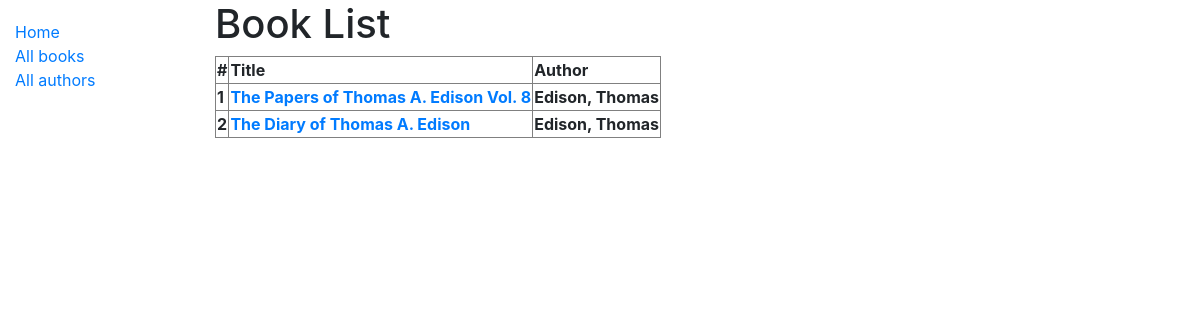
/catalog/books/, run on the app's committed database.
### Catalog/models.py (models this page shows, shortened)
class Book(models.Model):
    title = models.CharField(max_length=200)
    author = models.ForeignKey('Author', on_delete=models.SET_NULL, null=True)
    summary = models.TextField(max_length=1000, help_text='Enter a brief description of the book')
    isbn = models.CharField('ISBN', max_length=13, help_text='13 Character <a href="https://www.isbn-international.org/content/what-isbn">ISBN number</a>')
    genre = models.ManyToManyField(Genre, help_text='Select a genre for this book')
    language = models.ManyToManyField(Translation, help_text='Select a language of that book')
    def get_absolute_url(self):
        return reverse('book-detail', args=[str(self.id)])

class Author(models.Model):
    first_name = models.CharField(max_length=100)
    last_name = models.CharField(max_length=100)
    date_of_birth = models.DateField(null=True, blank=True)
    date_of_death = models.DateField('Died', null=True, blank=True)
    class Meta:
        ordering = ['last_name', 'first_name']
    def __str__(self):
        return f'{self.last_name}, {self.first_name}'

### Catalog/views.py (the view)
# urls.py: path('books/', views.BookListView.as_view(), name='books'),
class BookListView(generic.ListView):
    model = Book
    def get_queryset(self):
        return Book.objects.filter(title__icontains='Thomas')[:5] # Get 5 books containing the title war
    def get_context_data(self, **kwargs):
        context = super(BookListView, self).get_context_data(**kwargs)
        context['test_data'] = 'This is just some data'
        return context

### Catalog/templates/Catalog/book_list.html
{% extends "base_generic.html" %}
{% block content %}
  <h1>Book List</h1>
  {% if book_list %}
  <table border=1>
    <tr>
      <th> # </th>
      <th> Title </th>
      <th> Author </th>
    </tr>
    {% for book in book_list %}
    <tr>
      <th> {{ book.id }} </th>
      <th> <a href="{{ book.get_absolute_url }}"> {{ book.title }} </a></th>
      <th> {{book.author}} </th>
    </tr>
    {% endfor %}
  </table>
  {% else %}
  <p>There are no books in the library.</p>
  {% endif %}
{% endblock %}

### Catalog/templates/base_generic.html (shortened to what this page needs)
<!DOCTYPE html>
<html lang="en">
<head>
  <link rel="stylesheet" href="https://stackpath.bootstrapcdn.com/bootstrap/4.1.3/css/bootstrap.min.css">
  {% load static %}
  <link rel="stylesheet" href="{% static 'css/styles.css' %}">
</head>
<body>
  <div class="container-fluid">
    <div class="row">
      <div class="col-sm-2">
        {% block sidebar %}
        <ul class="sidebar-nav">
          <li><a href="{% url 'index' %}">Home</a></li>
          <li><a href="{% url 'books' %}">All books</a></li>
          <li><a href="">All authors</a></li>
        </ul>
        {% endblock %}
      </div>
      <div class="col-sm-10 ">
        {% block content %}{% endblock %}
      </div>
    </div>
  </div>
</body>
</html>

### Catalog/static/css/styles.css (style rules this page uses)
.sidebar-nav { margin-top: 20px; padding: 0; list-style: none; }

### data on the page
Book: id "1", title "The Papers of Thomas A. Edison Vol. 8", author "Edison, Thomas"
Book: id "2", title "The Diary of Thomas A. Edison", author "Edison, Thomas"
